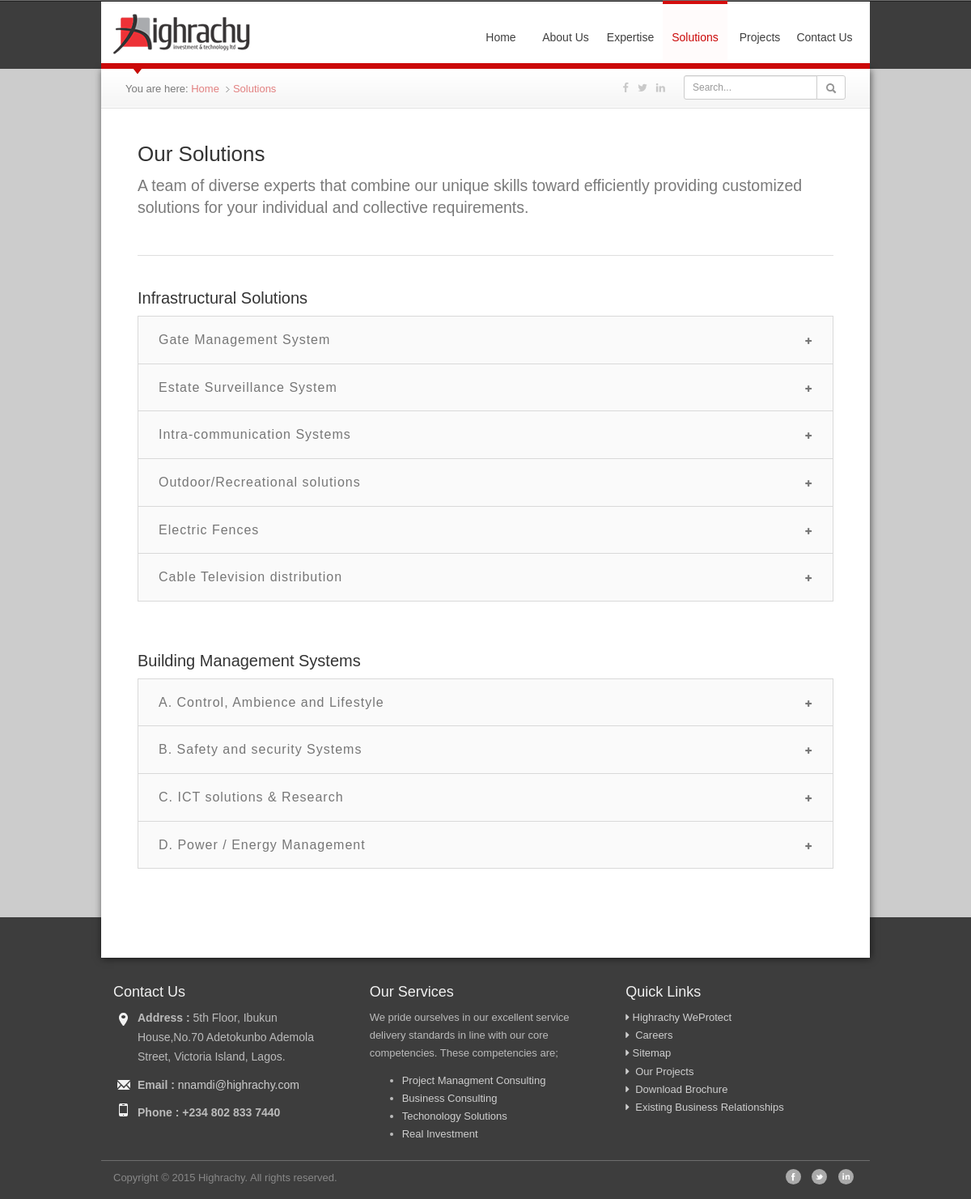
The app's page /solutions3.php with its own data.
### tables this page shows
CREATE TABLE `edit` (
  `id` int(11) NOT NULL,
  `name` varchar(60) NOT NULL,
  `content` mediumtext,
  `modified` timestamp NOT NULL DEFAULT CURRENT_TIMESTAMP ON UPDATE CURRENT_TIMESTAMP
);

CREATE TABLE `solutions2` (
  `id` int(11) NOT NULL,
  `name` varchar(150) NOT NULL,
  `content` text,
  `pics` varchar(150) DEFAULT NULL,
  `link` int(11) NOT NULL DEFAULT '0',
  `priority` int(11) NOT NULL,
  `icons_id` int(11) NOT NULL DEFAULT '1',
  `modified` timestamp NOT NULL DEFAULT CURRENT_TIMESTAMP
);

CREATE TABLE `contact` (
  `id` int(11) NOT NULL,
  `address` text NOT NULL,
  `mobile1` varchar(20) NOT NULL,
  `land` varchar(30) NOT NULL,
  `facebook` varchar(250) NOT NULL,
  `twitter` varchar(250) NOT NULL,
  `linked` varchar(250) NOT NULL,
  `modified` timestamp NOT NULL DEFAULT CURRENT_TIMESTAMP
);

CREATE TABLE `expertise` (
  `id` int(11) NOT NULL,
  `name` varchar(150) NOT NULL,
  `content` text,
  `pics` varchar(150) DEFAULT NULL,
  `link` int(11) NOT NULL DEFAULT '0',
  `priority` int(11) NOT NULL DEFAULT '1',
  `icons_id` int(11) DEFAULT NULL,
  `modified` timestamp NOT NULL DEFAULT CURRENT_TIMESTAMP
);

### functions/database.class.php (called while the page is built, shortened)
<?php
class Database {
private $link_id = 0;
private $query_id = 0;
public function __construct($server, $user, $pass, $database, $pre=''){
	$this->server=$server;
	$this->user=$user;
	$this->pass=$pass;
	$this->database=$database;
	$this->link_id = @mysqli_connect($this->server, $this->user, $this->pass, $this->database);
	if (!$this->link_id) {
		trigger_error('Could not connect to MySQL: ' . mysqli_connect_error());
	} else {
		mysqli_set_charset($this->link_id, 'utf8');
	}
}
protected function query($sql) {
	$this->query_id = @mysqli_query($this->link_id,$sql);
	return $this->query_id;
}
protected function fetch_array($query_id=-1) {
	if ($query_id instanceof mysqli_result) {
		$this->query_id=$query_id;
	}
	if (isset($this->query_id)) {
		$record = @mysqli_fetch_assoc($this->query_id);
	}else{
		trigger_error("Invalid Records could not be fetched.");
	}
	return $record;
}
public function fetch_first_row($query_string) {
	$query_id = $this->query($query_string);
	$out = $this->fetch_array($query_id);
	return $out;
}
public function fetch_all_row($sql) {
	$query_id = $this->query($sql);
	$out = array();
	while ($row = $this->fetch_array($query_id)){
		$out[] = $row;
	}
	return $out;
}
protected function free_result($query_id=-1) {
	if ($query_id instanceof mysqli_result) {
		$this->query_id=$query_id;
	}
}
}
?>

### solutions3.php (the view, shortened to what this page needs)
<?php $title = "solutions"; $script= true; ?>
<?php
require('functions/database.class.php');
$db = new Database(DB_HOST, DB_USER, DB_PASSWORD, DB_NAME);
$query = "SELECT id, name, content FROM solutions2  WHERE link= 0 ORDER BY PRIORITY DESC";
$headings = $db->fetch_all_row($query);
$query = "SELECT id, name, content,link FROM solutions2  WHERE link <> 0 ORDER BY PRIORITY DESC";
$contents = $db->fetch_all_row($query);
$query = "SELECT content FROM edit where id='4'";
$rows = $db->fetch_first_row($query);
$tagline = $rows['content'];
?>
<?php include('includes/header2.inc.php'); ?>
     </div>
     <section>
      <div class="container">
            <div id="content" class="row">
                <?php include('includes/breadcrumb2.inc.php'); ?>
                <div class="maincontent">
                    <div id="tab-one">
                      <div class="col-xs-12">
                          <div class="tab-content">
                          <h2>Our Solutions<?php  ?></h2>
                          <div class="lead"><?php echo $tagline ?></div>
                          <div class="break"></div>
                          <?php $count=1; foreach($headings as $heading) : ?>
                          <h3><?php echo $heading['name'] ?></h3>
                          <div class="panel-group solutions-accordion" id="accordion-one">
                            <?php  foreach($contents as $content) :
                              if ($heading['id'] == $content['link']) :?>
                            <div class="panel panel-default">
                                <div class="panel-heading">
                                    <a data-toggle="collapse" data-parent="#accordion-one" href="#accordion-one-link<?php echo $count ?>" class="collapsed"><h4 class="panel-title"> <?php echo $content['name'] ?><span class="pull-right"><i class="fa fa-minus"></i></span></h4></a>
                                </div>
                            </div>
                            <?php $count++; endif; endforeach; ?>
                          </div>
                          <?php endforeach; ?>
                          </div>
                      </div>
                    </div>
                </div>
            </div>
      </div>
     </section>
        <?php include('includes/footer2.inc.php'); ?>
    </body>
</html>

### includes/header2.inc.php (shortened to what this page needs)
            <?php
                $query = "SELECT address, mobile1, land,facebook, twitter, linked FROM contact WHERE id='1'";
                $table = $db->fetch_first_row($query);
                $address = $table['address'];
                $mobile1 = $table['mobile1'];
                $facebook = $table['facebook'];
                $twitter = $table['twitter'];
                $linked = $table['linked'];
                $query = "SELECT id,link,name FROM expertise WHERE link <> 0 LIMIT 4";
                $rows = $db->fetch_all_row($query);
                $service = "";
                foreach ($rows as $row){
                    $service .= '<li><a href="expertise.php?page='.$row['link'].'">'.$row['name'].'</a></li>';
                }
            ?>
<!DOCTYPE html>
 <html class="no-js">
    <head>
        <link rel="stylesheet" href="css/highrachy.css">
        <?php if (isset($dashboard) && ($dashboard)) { ?>
        <link rel="stylesheet" href="css/fonts_icons.css">
        <link rel="stylesheet" href="css/dashboard.css">
        <?php } else { ?>
        <link rel="stylesheet" href="css/sprites_icons.css">
    <?php } ?>
    </head>
    <body>
      <div class="container">
    <header>
        <div id="navigation" class="row">
          <div id="logo-region" class="col-md-3 text-center-sm">
            <a href="<?php echo BASE_URL ?>"><img src="img/highrachy_logo.png" alt="logo" class="img-responsive" /></a>
          </div>
          <div class="col-md-9">
            <nav class="navbar highrachy-menu" role="navigation">
              <div class="collapse navbar-collapse navbar-ex1-collapse">
                <ul id="top-nav"  class="nav navbar-right navbar-nav">
                  <?php if (isset($dashboard) && ($dashboard)) { ?>
                            <li><a href="dashboard.php"<?php if ($title=='dashboard') echo 'class="stays-active" ' ?>>Dashboard</a></li>
                            <li><a href="about-content.php"<?php if (isset($sub_title) && ($sub_title=='about_content')) echo 'class="stays-active" ' ?>>About Us</a></li>
                            <li><a href="dashboard_expertise.php"<?php if  (isset($sub_title) && ($sub_title=='dashboard_expertise')) echo 'class="stays-active" ' ?>>Expertise</a></li>
                            <li><a href="dashboard_solutions.php"<?php if  (isset($sub_title) && ($sub_title=='dashboard_solutions')) echo 'class="stays-active" ' ?>>Solutions</a></li>
                            <li><a href="dashboard_product.php"<?php if ($title=='dashboard_product') echo 'class="stays-active" ' ?>>Products</a></li>
                            <li><a href="logout.php">Logout</a></li>
                            <?php } else { ?>
                            <li><a href="index.php"<?php if ($title=='index') echo 'class="stays-active" ' ?>>Home</a></li>
                            <li><a href="about.php"<?php if ($title=='about') echo 'class="stays-active" ' ?>>About Us</a></li>
                            <li><a href="expertise.php"<?php if ($title=='expertise') echo 'class="stays-active" ' ?>>Expertise</a></li>
                            <li><a href="solutions.php"<?php if ($title=='solutions') echo 'class="stays-active" ' ?>>Solutions</a></li>
                            <li><a href="projects.php"<?php if ($title=='projects') echo 'class="stays-active" ' ?>>Projects</a></li>
                            <li><a href="contact.php"<?php if ($title=='contact') echo 'class="stays-active" ' ?>>Contact Us</a></li>
                            <?php } ?>
                </ul>
              </div>
            </nav>
          </div>
        </div>
    </header>

### includes/footer2.inc.php (shortened to what this page needs)
<footer>
    <div class="container">
        <div class="row">
            <div class="col-sm-4">
                <h3>Contact Us</h3>
                <address>
                <p class="home"><span> Address : </span><?php echo strip_tags($address) ?></p>
                <p class="email"><span>Email : </span><a href="mailto:nnamdi@highrachy.com">nnamdi@highrachy.com</a></p>
                <p class="phone"><span>Phone : </span><strong><?php echo $mobile1 ?></strong></p>
                </address>
            </div>
            <div class="col-sm-4 hidden-xs">
                <h3>Our Services</h3>
                <p>We pride ourselves in our excellent service delivery standards in line with our core competencies. These competencies are;  </p>
                    <ul id="footer-links">
                    <?php echo $service ?>
                    </ul>
            </div>
            <div class="col-sm-4 hidden-xs">
                <h3>Quick Links</h3>
                <ul class="list-unstyled">
                    <li><a href="http://weprotect.highrachy.com"><span class="fa fa-caret-right"></span>&nbsp;Highrachy WeProtect </a> </li>
                    <li><a href="career.php"><span class="fa fa-caret-right"></span> &nbsp;Careers&nbsp;  </a></li>
                    <li><a href="sitemap.php"><span class="fa fa-caret-right"></span>&nbsp;Sitemap </a> </li>
                    <li><a href="about.php#projects"><span class="fa fa-caret-right"></span> &nbsp;Our Projects&nbsp;  </a></li>
                    <li><a href="http://highrachy.com/highracy_brochure.pdf"><span class="fa fa-caret-right"></span> &nbsp;Download Brochure&nbsp;  </a></li>
                    <li><a href="about.php#business-relationships"><span class="fa fa-caret-right"></span> &nbsp;Existing Business Relationships&nbsp;  </a></li>
                </ul>
            </div>
        </div>
        <div id="copyright" class="row">
            <div class="col-sm-8 pull-left">Copyright &copy; 2015 Highrachy. All rights reserved.</div>
            <div class="col-sm-4 hidden-xs pull-right">
                <ul class="list-unstyled list-inline pull-right">
                    <li><a href="<?php echo $facebook ?>"><span id="facebook_icon"></span></a></li>
                    <li><a href="<?php echo $twitter ?>"><span id="twitter_icon"></span></a></li>
                    <li><a href="<?php echo $linked ?>"><span id="linkedin_icon"></span></a></li>
                </ul>
            </div>
        </div>
    </div>
</footer>

### solutions3.php (style rules this page uses)
.panel { border-top:1px solid rgba(0,0,0,.15); }
.solutions-accordion { border:1px solid rgba(0,0,0,.15); border-top:none; margin-bottom:40px; }
.panel > div { transition-duration: .2s; -moz-transition-duration: .2s; -webkit-transition-duration: initial; -o-transition-duration: .2s; }
.panel-heading { padding:0 ; }
h4.panel-title { background-color: #fafafa; color: #333; font-size: 16px; letter-spacing:1px; font-weight: 600; width:100%; display: block; padding: 15px 18px; border: none; margin: 0; padding:20px 25px; position: relative; }
.panel-title span { position: absolute; right: 25px; top: 20px; }
.panel-heading i { font-size:10px; margin: 0; }
.collapsed .fa-minus:before { content: "\f067"; }
.collapsed > h4 { color:#767676; font-weight:400; }

### records on screen
edit: content "A team of diverse experts that combine our unique skills toward efficiently providing customized solutions for your individual and collective requirements."
solutions2: name "Infrastructural Solutions"
solutions2: name "Gate Management System"
solutions2: name "Estate Surveillance System"
solutions2: name "Intra-communication Systems"
solutions2: name "Outdoor/Recreational solutions"
solutions2: name "Electric Fences"
solutions2: name "Cable Television distribution"
solutions2: name "Building Management Systems"
solutions2: name "A. Control, Ambience and Lifestyle"
solutions2: name "B. Safety and security Systems"
solutions2: name "C. ICT solutions & Research"
solutions2: name "D. Power / Energy Management"
contact: address "5th Floor, Ibukun House,No.70 Adetokunbo Ademola Street, Victoria Island, Lagos.", mobile1 "+234 802 833 7440"
expertise: name "Project Managment Consulting"
expertise: name "Business Consulting"
expertise: name "Techonology Solutions"
expertise: name "Real Investment"

### other values on screen
$home "Home"
replace($title) "Solutions"
